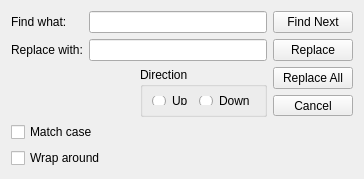
<?xml version="1.0" encoding="UTF-8"?>
<ui version="4.0">
 <class>FindOrReplaceDialog</class>
 <widget class="QWidget" name="FindOrReplaceDialog">
  <property name="geometry">
   <rect>
    <x>0</x>
    <y>0</y>
    <width>364</width>
    <height>179</height>
   </rect>
  </property>
  <property name="minimumSize">
   <size>
    <width>364</width>
    <height>179</height>
   </size>
  </property>
  <property name="maximumSize">
   <size>
    <width>364</width>
    <height>201</height>
   </size>
  </property>
  <property name="windowTitle">
   <string>TextFinder</string>
  </property>
  <layout class="QVBoxLayout" name="verticalLayout_6">
   <item>
    <layout class="QVBoxLayout" name="verticalLayout_5">
     <item>
      <layout class="QHBoxLayout" name="horizontalLayout_4">
       <item>
        <layout class="QVBoxLayout" name="verticalLayout_4">
         <item>
          <layout class="QVBoxLayout" name="verticalLayout_3">
           <item>
            <layout class="QHBoxLayout" name="horizontalLayout">
             <item>
              <widget class="QLabel" name="label">
               <property name="text">
                <string>Find what:     </string>
               </property>
              </widget>
             </item>
             <item>
              <widget class="QLineEdit" name="lineEdit"/>
             </item>
            </layout>
           </item>
           <item>
            <layout class="QHBoxLayout" name="horizontalLayout_3">
             <item>
              <widget class="QLabel" name="replaceLabel">
               <property name="text">
                <string>Replace with:</string>
               </property>
              </widget>
             </item>
             <item>
              <widget class="QLineEdit" name="replaceLineEdit"/>
             </item>
            </layout>
           </item>
          </layout>
         </item>
         <item>
          <spacer name="verticalSpacer_2">
           <property name="orientation">
            <enum>Qt::Vertical</enum>
           </property>
           <property name="sizeHint" stdset="0">
            <size>
             <width>20</width>
             <height>40</height>
            </size>
           </property>
          </spacer>
         </item>
         <item>
          <layout class="QHBoxLayout" name="horizontalLayout_2">
           <item>
            <spacer name="horizontalSpacer_2">
             <property name="orientation">
              <enum>Qt::Horizontal</enum>
             </property>
             <property name="sizeHint" stdset="0">
              <size>
               <width>40</width>
               <height>20</height>
              </size>
             </property>
            </spacer>
           </item>
           <item>
            <widget class="QGroupBox" name="directionGroupBox">
             <property name="title">
              <string>Direction</string>
             </property>
             <layout class="QGridLayout" name="gridLayout">
              <item row="0" column="1">
               <widget class="QRadioButton" name="upRadioButton">
                <property name="text">
                 <string>Up</string>
                </property>
               </widget>
              </item>
              <item row="0" column="2">
               <widget class="QRadioButton" name="downRadioButton">
                <property name="text">
                 <string>Down</string>
                </property>
               </widget>
              </item>
             </layout>
            </widget>
           </item>
          </layout>
         </item>
        </layout>
       </item>
       <item>
        <layout class="QVBoxLayout" name="verticalLayout">
         <item>
          <widget class="QPushButton" name="findButton">
           <property name="text">
            <string>Find Next</string>
           </property>
          </widget>
         </item>
         <item>
          <widget class="QPushButton" name="replaceButton">
           <property name="text">
            <string>Replace</string>
           </property>
          </widget>
         </item>
         <item>
          <widget class="QPushButton" name="replaceAllButton">
           <property name="text">
            <string>Replace All</string>
           </property>
          </widget>
         </item>
         <item>
          <widget class="QPushButton" name="cancelButton">
           <property name="text">
            <string>Cancel</string>
           </property>
          </widget>
         </item>
         <item>
          <spacer name="verticalSpacer">
           <property name="orientation">
            <enum>Qt::Vertical</enum>
           </property>
           <property name="sizeHint" stdset="0">
            <size>
             <width>20</width>
             <height>40</height>
            </size>
           </property>
          </spacer>
         </item>
        </layout>
       </item>
      </layout>
     </item>
     <item>
      <layout class="QHBoxLayout" name="horizontalLayout_5">
       <item>
        <layout class="QVBoxLayout" name="verticalLayout_2">
         <item>
          <widget class="QCheckBox" name="matchCase">
           <property name="text">
            <string>Match case</string>
           </property>
          </widget>
         </item>
         <item>
          <widget class="QCheckBox" name="wrapAround">
           <property name="text">
            <string>Wrap around</string>
           </property>
          </widget>
         </item>
        </layout>
       </item>
       <item>
        <spacer name="horizontalSpacer">
         <property name="orientation">
          <enum>Qt::Horizontal</enum>
         </property>
         <property name="sizeHint" stdset="0">
          <size>
           <width>40</width>
           <height>20</height>
          </size>
         </property>
        </spacer>
       </item>
      </layout>
     </item>
    </layout>
   </item>
  </layout>
 </widget>
 <resources/>
 <connections/>
</ui>
